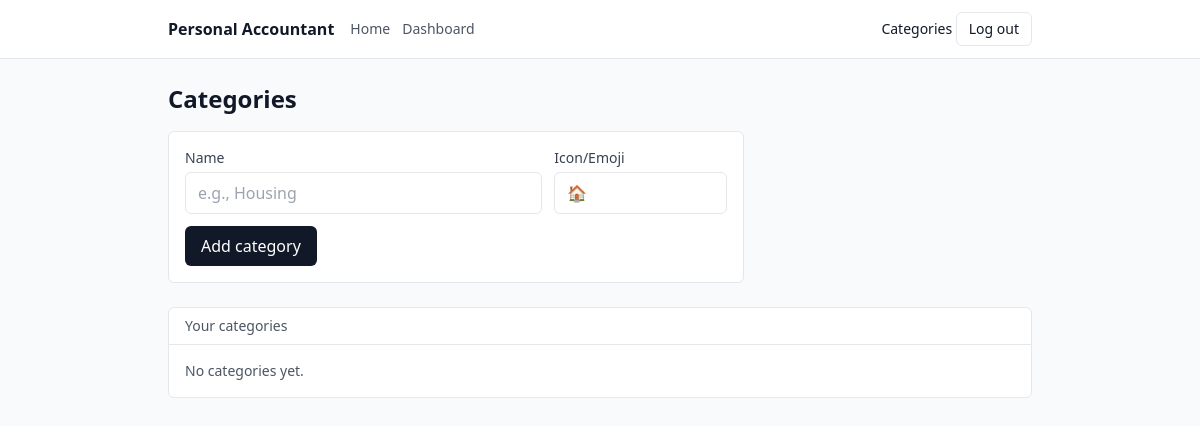
The app's page /categories (signed in), older data.
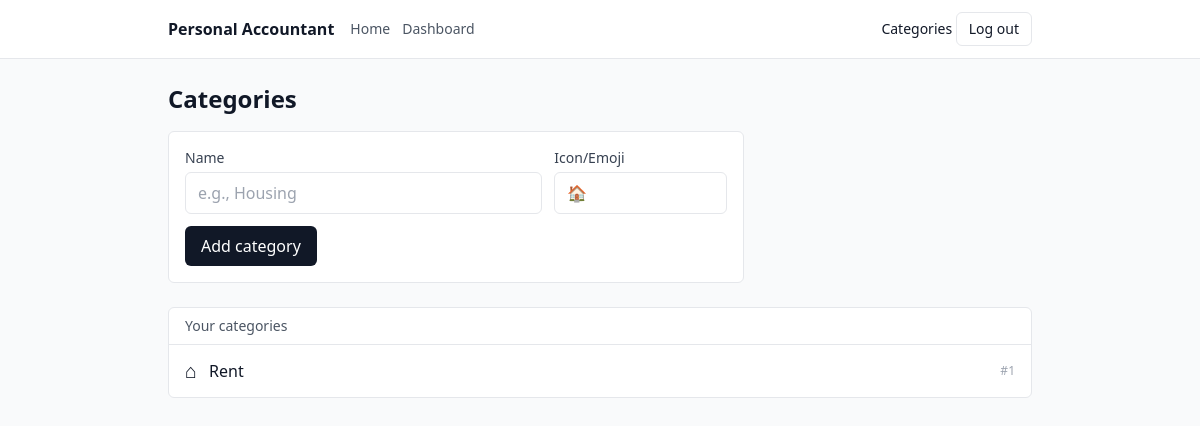
The same page, newer data.
### app/models.py (models this page shows)
class Category(SQLModel, table=True):
    __table_args__ = (
        UniqueConstraint("user_id", "name", name="uq_category_user_name"),
    )
    id: int | None = Field(default=None, primary_key=True)
    user_id: int = Field(foreign_key="user.id", index=True)
    name: str
    icon: str | None = None  # emoji or icon key
    created_at: datetime = Field(default_factory=datetime.utcnow)

### app/routes/categories.py (the view)
@router.get("/categories", response_class=HTMLResponse)
def list_categories(
    request: Request,
    db: Session = Depends(get_session),
    uid: int | None = Depends(current_user_id),
):
    if not uid:
        return RedirectResponse(url="/login", status_code=303)
    cats = db.exec(select(Category).where(Category.user_id == uid).order_by(Category.name)).all()
    return templates.TemplateResponse(
        "categories.html",
        {"request": request, "title": "Categories", "user_id": uid, "categories": cats, "error": None},
    )

### templates/categories.html (shortened to what this page needs)
{% extends "_base.html" %}
{% block content %}
  <div class="flex items-center justify-between mb-4">
    <h1 class="text-2xl font-semibold">Categories</h1>
  </div>
  <form method="post" action="/categories" class="mb-6 grid gap-3 max-w-xl rounded-md border bg-white p-4">
    <div class="grid grid-cols-1 sm:grid-cols-3 gap-3">
      <div class="sm:col-span-2">
        <label class="block text-sm text-gray-700">Name</label>
        <input name="name" required class="mt-1 w-full rounded-md border px-3 py-2" placeholder="e.g., Housing" />
      </div>
      <div>
        <label class="block text-sm text-gray-700">Icon/Emoji</label>
        <input name="icon" class="mt-1 w-full rounded-md border px-3 py-2" placeholder="🏠" />
      </div>
    </div>
    <button class="justify-self-start rounded-md bg-gray-900 px-4 py-2 text-white hover:bg-black">
      Add category
    </button>
  </form>
  <div class="rounded-md border bg-white">
    <div class="border-b px-4 py-2 text-sm text-gray-600">Your categories</div>
    {% if categories|length == 0 %}
      <div class="px-4 py-4 text-sm text-gray-600">No categories yet.</div>
    {% else %}
      <ul class="divide-y">
        {% for c in categories %}
          <li class="px-4 py-3 flex items-center justify-between">
            <div class="flex items-center gap-3">
              <span class="text-xl">{{ c.icon or "•" }}</span>
              <span class="font-medium">{{ c.name }}</span>
            </div>
            <span class="text-xs text-gray-400">#{{ c.id }}</span>
          </li>
        {% endfor %}
      </ul>
    {% endif %}
  </div>
{% endblock %}

### templates/_base.html (shortened to what this page needs)
<!doctype html>
<html>
  <head>
    <script src="https://cdn.tailwindcss.com"></script>
  </head>
  <body class="min-h-screen bg-gray-50 text-gray-900">
    <header class="border-b bg-white">
      <div class="mx-auto max-w-4xl px-4 py-3 flex items-center justify-between">
        <div class="flex items-center gap-4">
          <a href="/" class="font-semibold">Personal Accountant</a>
          <nav class="text-sm text-gray-600 flex items-center gap-3">
            <a href="/" class="hover:text-gray-900">Home</a>
            {% if user_id %}
              <a href="/dashboard" class="hover:text-gray-900">Dashboard</a>
            {% endif %}
          </nav>
        </div>
        <div class="text-sm">
          {% if user_id %}
            <a href="/categories" class="hover:text-gray-900">Categories</a>
            <form method="post" action="/logout" class="inline">
              <button type="submit" class="rounded-md border px-3 py-1.5 hover:bg-gray-50">
                Log out
              </button>
            </form>
          {% else %}
            <a href="/login" class="hover:underline">Log in</a>
            <span class="mx-1 text-gray-300">|</span>
            <a href="/signup" class="hover:underline">Sign up</a>
          {% endif %}
        </div>
      </div>
    </header>
    <main class="mx-auto max-w-4xl px-4 py-6">
      {% block content %}{% endblock %}
    </main>
  </body>
</html>

Row changes from the older to the newer data that the page shows:
added Category: icon "⌂", name "Rent", id "1"
Text that changed along with them:
text no longer shown: "No categories yet."
